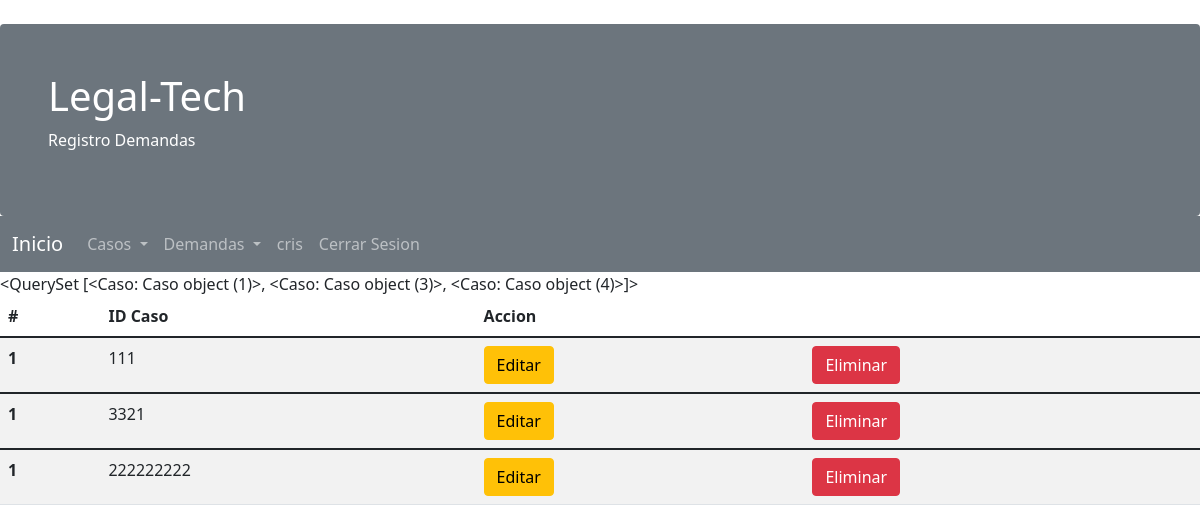
Screenshot of /listacasosaction/ (signed in) with the database file from the repository.
### legaltech/models.py (models this page shows, shortened)
class Caso(models.Model):
    id_caso = models.IntegerField()

### legaltech/views.py (the view)
# urls.py: path('listacasosaction/',login_required(views.listaCasosAction), name='listacasosaction'),
def listaCasosAction(request):
    casos = Caso.objects.all()
    contexto = {
        'casos': casos
    }
    return render(request,'legaltech/listacasosaction.html',contexto)

### legaltech/templates/legaltech/listacasosaction.html
{% extends 'legaltech/base.html' %}
{% block content %}
  {{casos}}
  <table class="table table-striped">
    <thead>
      <tr>
        <th scope="col">#</th>
        <th scope="col">ID Caso</th>
        <th scope="col">Accion</th>
        <th scope="col"></th>
      </tr>
    </thead>
    {% for c in casos %}
    <tbody>
      <tr>
        <th scope="row">1</th>
        <td>{{c.id_caso}}</td>
        <td><a href="{% url 'modificar' c.id_caso%}" class="btn btn-warning">Editar</a></td>
        <td><a href="{% url 'eliminarconf' c.id_caso %}" class="btn btn-danger">Eliminar</a></td>
      </tr>
    </tbody>
    {% endfor %}
  </table>
{% endblock %}

### legaltech/templates/legaltech/base.html (shortened to what this page needs)
<!DOCTYPE html>
<html lang="en">
  {% load static %}
<head>
    <link href="https://cdn.jsdelivr.net/npm/bootstrap@5.1.3/dist/css/bootstrap.min.css" rel="stylesheet">
</head>
<body>
    <div class="mt-4 p-5 bg-secondary text-white rounded">
  <h1>Legal-Tech</h1>
  <p>Registro Demandas</p>
</div>
<nav class="navbar navbar-expand-lg navbar-dark bg-secondary">
  <div class="container-fluid">
    <a class="navbar-brand" href="{% url 'index' %}">Inicio</a>
    <div class="collapse navbar-collapse" id="navbarNavDropdown">
      <ul class="navbar-nav">
        {% if user.is_authenticated %}
        <li class="nav-item dropdown">
          <a class="nav-link dropdown-toggle" href="#" id="navbarDropdownMenuLink" role="button" data-bs-toggle="dropdown" aria-expanded="false">
            Casos
          </a>
        </li>
        <li class="nav-item dropdown">
          <a class="nav-link dropdown-toggle" href="#" id="navbarDropdownMenuLink" role="button" data-bs-toggle="dropdown" aria-expanded="false">
            Demandas
          </a>
        </li>
        {% endif %}
          {% if user.is_authenticated %}
           <li class="nav-item">
            <a class="nav-link" >{{ user.username }}</a>
          </li>
           <li class="nav-item">
            <a class="nav-link" href="{% url 'logout' %}">Cerrar Sesion</a>
          </li>
        {% endif %}
      </ul>
    </div>
  </div>
</nav>
{% block content %}
{% endblock %}
</body>
</html>

### rows the page displays
Caso: id "<QuerySet [<Caso: Caso object (1)>, <Caso: Caso object (3)>, <Caso: Caso object (4)>]>", id_caso "111"
Caso: id_caso "3321"
Caso: id_caso "222222222"

### other values shown
{{ user.username }} "cris"
